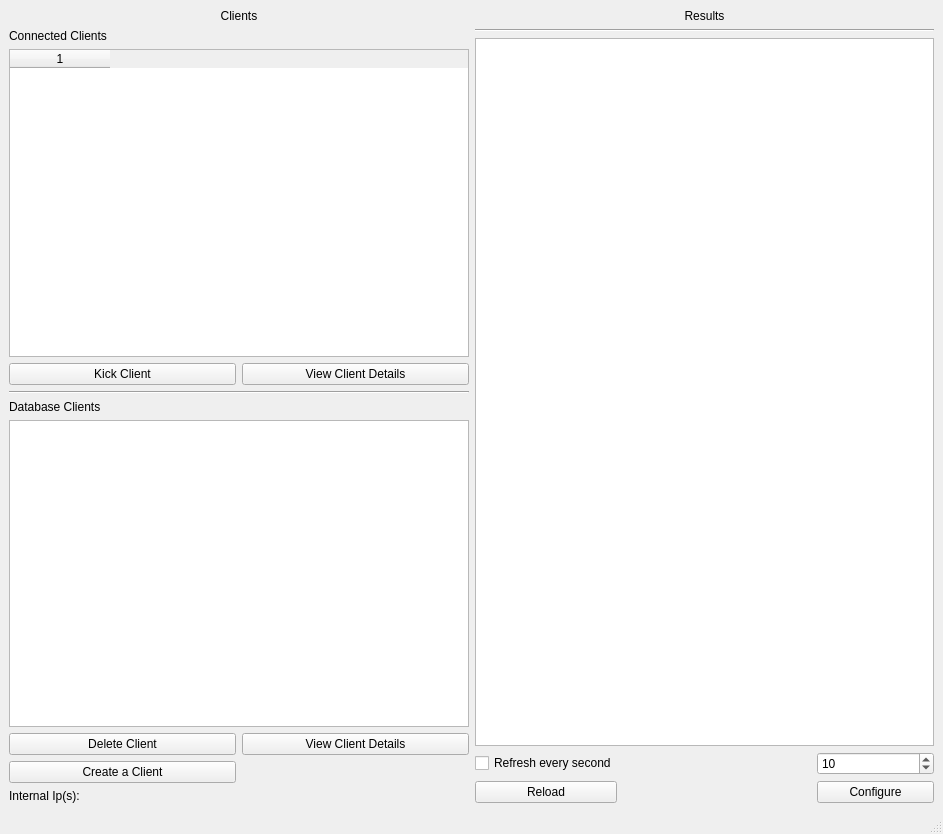
<?xml version="1.0" encoding="UTF-8"?>
<ui version="4.0">
 <class>MainWindow</class>
 <widget class="QMainWindow" name="MainWindow">
  <property name="geometry">
   <rect>
    <x>0</x>
    <y>0</y>
    <width>943</width>
    <height>834</height>
   </rect>
  </property>
  <property name="windowTitle">
   <string>Abaci Server</string>
  </property>
  <widget class="QWidget" name="centralwidget">
   <layout class="QGridLayout" name="gridLayout_2">
    <item row="2" column="0">
     <layout class="QGridLayout" name="gridLayout_5">
      <item row="0" column="1">
       <widget class="QLabel" name="lblInternalIps">
        <property name="text">
         <string/>
        </property>
       </widget>
      </item>
      <item row="0" column="0">
       <widget class="QLabel" name="label_8">
        <property name="sizePolicy">
         <sizepolicy hsizetype="Fixed" vsizetype="Preferred">
          <horstretch>0</horstretch>
          <verstretch>0</verstretch>
         </sizepolicy>
        </property>
        <property name="text">
         <string>Internal Ip(s):</string>
        </property>
       </widget>
      </item>
     </layout>
    </item>
    <item row="1" column="0">
     <layout class="QGridLayout" name="gridLayout_3">
      <item row="0" column="0" colspan="2">
       <widget class="QLabel" name="label_5">
        <property name="text">
         <string>Clients</string>
        </property>
        <property name="alignment">
         <set>Qt::AlignCenter</set>
        </property>
       </widget>
      </item>
      <item row="1" column="0">
       <widget class="QLabel" name="label_6">
        <property name="text">
         <string>Connected Clients</string>
        </property>
       </widget>
      </item>
      <item row="5" column="0">
       <widget class="QPushButton" name="btnKickClient">
        <property name="text">
         <string>Kick Client</string>
        </property>
       </widget>
      </item>
      <item row="12" column="0">
       <widget class="QPushButton" name="btnDeleteClient">
        <property name="text">
         <string>Delete Client</string>
        </property>
       </widget>
      </item>
      <item row="7" column="0" colspan="2">
       <widget class="Line" name="line_2">
        <property name="orientation">
         <enum>Qt::Horizontal</enum>
        </property>
       </widget>
      </item>
      <item row="2" column="0" colspan="2">
       <widget class="QTableWidget" name="tableSessionClients">
        <property name="columnCount">
         <number>1</number>
        </property>
        <attribute name="horizontalHeaderCascadingSectionResizes">
         <bool>true</bool>
        </attribute>
        <attribute name="horizontalHeaderMinimumSectionSize">
         <number>0</number>
        </attribute>
        <attribute name="horizontalHeaderShowSortIndicator" stdset="0">
         <bool>true</bool>
        </attribute>
        <attribute name="verticalHeaderCascadingSectionResizes">
         <bool>true</bool>
        </attribute>
        <column/>
       </widget>
      </item>
      <item row="9" column="0">
       <widget class="QLabel" name="label">
        <property name="text">
         <string>Database Clients</string>
        </property>
       </widget>
      </item>
      <item row="13" column="0">
       <widget class="QPushButton" name="btnCreateAClient">
        <property name="text">
         <string>Create a Client</string>
        </property>
       </widget>
      </item>
      <item row="11" column="0" colspan="2">
       <widget class="QTableView" name="tableClients">
        <property name="sizePolicy">
         <sizepolicy hsizetype="Expanding" vsizetype="Expanding">
          <horstretch>0</horstretch>
          <verstretch>0</verstretch>
         </sizepolicy>
        </property>
        <property name="toolTip">
         <string>Authenticated clients are shown here</string>
        </property>
        <attribute name="horizontalHeaderCascadingSectionResizes">
         <bool>true</bool>
        </attribute>
        <attribute name="horizontalHeaderStretchLastSection">
         <bool>true</bool>
        </attribute>
        <attribute name="verticalHeaderVisible">
         <bool>true</bool>
        </attribute>
       </widget>
      </item>
      <item row="12" column="1">
       <widget class="QPushButton" name="btnClientDetailsDB">
        <property name="text">
         <string>View Client Details</string>
        </property>
       </widget>
      </item>
      <item row="5" column="1">
       <widget class="QPushButton" name="btnClientDetails">
        <property name="text">
         <string>View Client Details</string>
        </property>
       </widget>
      </item>
     </layout>
    </item>
    <item row="1" column="2" rowspan="2">
     <layout class="QGridLayout" name="gridLayout">
      <property name="sizeConstraint">
       <enum>QLayout::SetMinAndMaxSize</enum>
      </property>
      <property name="horizontalSpacing">
       <number>200</number>
      </property>
      <item row="12" column="1">
       <widget class="QSpinBox" name="numRefreshSeconds">
        <property name="toolTip">
         <string>Number of seconds to wait before refeshing</string>
        </property>
        <property name="minimum">
         <number>1</number>
        </property>
        <property name="maximum">
         <number>999999999</number>
        </property>
        <property name="singleStep">
         <number>1</number>
        </property>
        <property name="value">
         <number>10</number>
        </property>
       </widget>
      </item>
      <item row="14" column="1">
       <widget class="QPushButton" name="btnConfigureDatabase">
        <property name="toolTip">
         <string>Reconfigure the database</string>
        </property>
        <property name="text">
         <string>Configure</string>
        </property>
       </widget>
      </item>
      <item row="14" column="0">
       <widget class="QPushButton" name="btnReload">
        <property name="toolTip">
         <string>Reload data from the database</string>
        </property>
        <property name="text">
         <string>Reload</string>
        </property>
       </widget>
      </item>
      <item row="5" column="0" colspan="2">
       <widget class="Line" name="line">
        <property name="orientation">
         <enum>Qt::Horizontal</enum>
        </property>
       </widget>
      </item>
      <item row="0" column="0" colspan="2">
       <widget class="QLabel" name="label_2">
        <property name="text">
         <string>Results</string>
        </property>
        <property name="alignment">
         <set>Qt::AlignCenter</set>
        </property>
       </widget>
      </item>
      <item row="12" column="0">
       <widget class="QCheckBox" name="chkRefresh">
        <property name="toolTip">
         <string>Refresh the data tables every second</string>
        </property>
        <property name="text">
         <string>Refresh every second</string>
        </property>
       </widget>
      </item>
      <item row="10" column="0" colspan="2">
       <widget class="QTableView" name="tableResults">
        <property name="toolTip">
         <string>Prime numbers found will be shown here</string>
        </property>
        <attribute name="horizontalHeaderCascadingSectionResizes">
         <bool>true</bool>
        </attribute>
        <attribute name="horizontalHeaderStretchLastSection">
         <bool>true</bool>
        </attribute>
       </widget>
      </item>
     </layout>
    </item>
   </layout>
  </widget>
  <widget class="QMenuBar" name="menubar">
   <property name="geometry">
    <rect>
     <x>0</x>
     <y>0</y>
     <width>943</width>
     <height>26</height>
    </rect>
   </property>
  </widget>
  <widget class="QStatusBar" name="statusbar"/>
  <action name="actionExit">
   <property name="text">
    <string>Exit</string>
   </property>
  </action>
  <action name="actionMinimize">
   <property name="text">
    <string>Minimize</string>
   </property>
  </action>
  <action name="actionExit_2">
   <property name="text">
    <string>Exit</string>
   </property>
  </action>
 </widget>
 <resources/>
 <connections/>
</ui>
